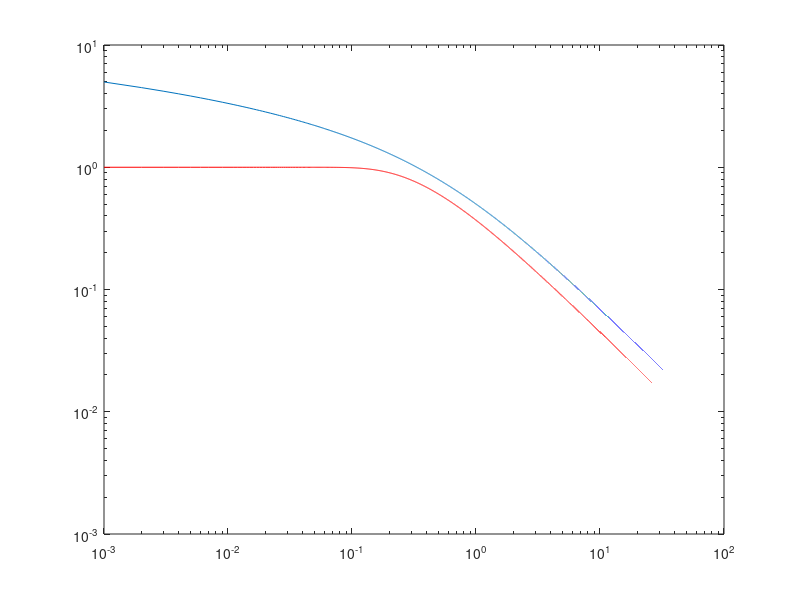

Here is the MATLAB script that generated this plot:
close all;
clear all;

sigma2=[1e-03:1e-03:100];

Csoft=0.5*log2(1+sigma2.^(-1));



psigma=0.5*erfc(1./sqrt(2*sigma2));

H=-psigma.*log2(psigma)-(1-psigma).*log2((1-psigma));

Chard=1-H;

loglog(sigma2,Csoft);
hold on;
loglog(sigma2,Chard,'r');

